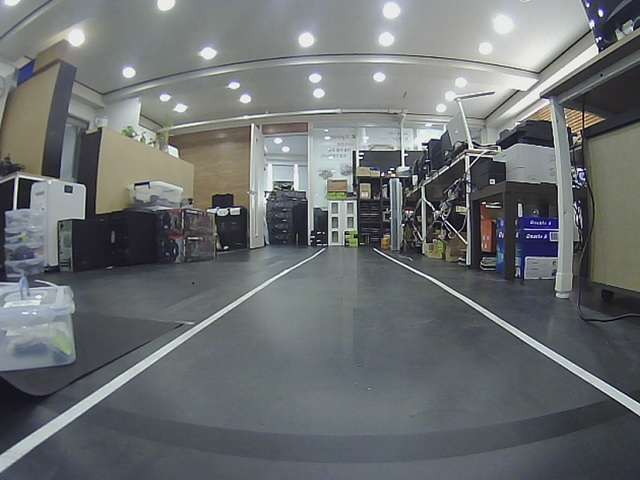
#> input picture src/study/ex_codes/opencv_ex/line_pic1.png, 640 x 480 px
$ python hls_example.py
#> lines starting #> are read from the running program, lines starting #| are printed output that depends on the picture; after the words box and inside, x2 and y2 are one past the last pixel; in counts of white or black regions, pixels touching at a corner belong together
#!/usr/bin/env python
# -*- coding: utf-8 -*-

import cv2
import numpy as np

image = cv2.imread('line_pic1.png')
#> image is the input picture: shape (480, 640, 3); mean B, G, R 112.7, 111.3, 107.2
blur_img = cv2.GaussianBlur(image,(5, 5), 0)

hls = cv2.cvtColor(blur_img, cv2.COLOR_BGR2HLS)
#> hls: shape (480, 640, 3); mean of channels 0, 1, 2 87.5, 110.3, 17.2
H, L, S = cv2.split(hls)
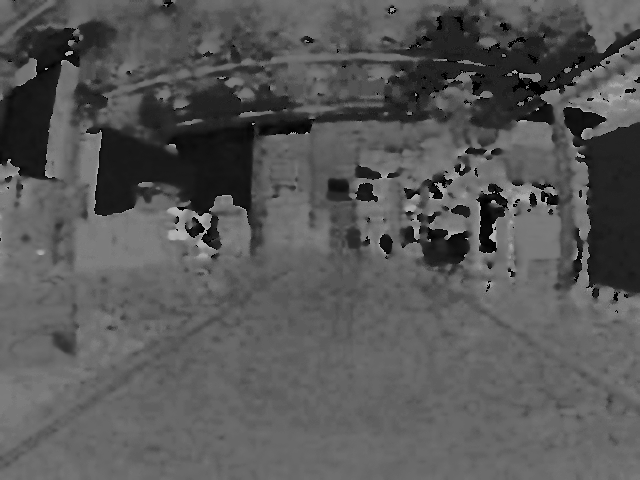
#> H: shape (480, 640); min 0, max 179, mean 87.5
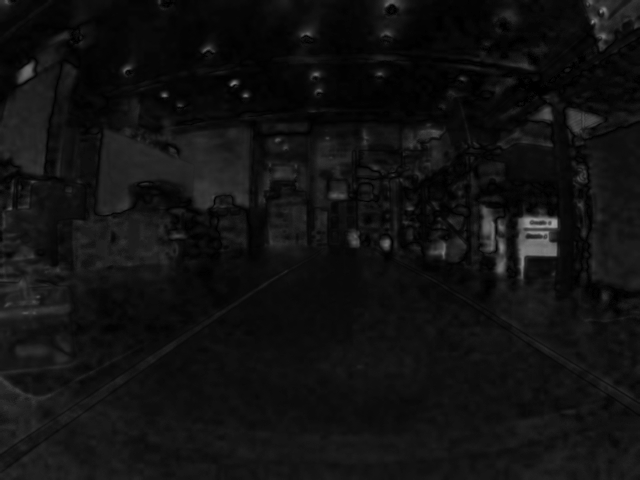
#> S: shape (480, 640); min 0, max 160, mean 17.2

_, H_img = cv2.threshold(H, 125, 255, cv2.THRESH_BINARY)
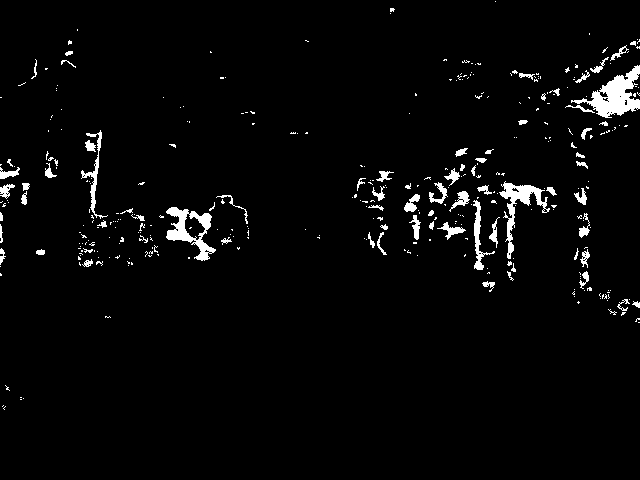
#> H_img: shape (480, 640); 3.1% white; 357 white regions (282 under 20 px), largest, box (x1, y1, x2, y2) and area: (571, 65, 640, 118) 1465, (166, 207, 216, 261) 1022, (499, 181, 550, 259) 932
_, L_img = cv2.threshold(L, 125, 255, cv2.THRESH_BINARY)
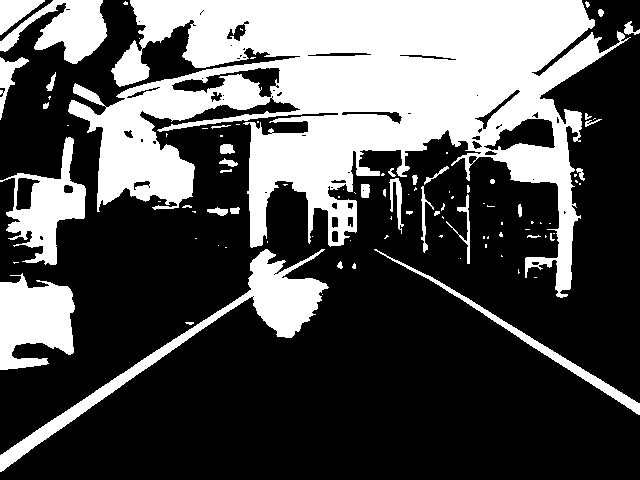
#> L_img: shape (480, 640); 32.6% white; 98 white regions (58 under 20 px), largest, box (x1, y1, x2, y2) and area: (68, 0, 631, 298) 74254, (0, 249, 329, 472) 7085, (0, 273, 75, 370) 5171
_, S_img = cv2.threshold(S, 125, 255, cv2.THRESH_BINARY)
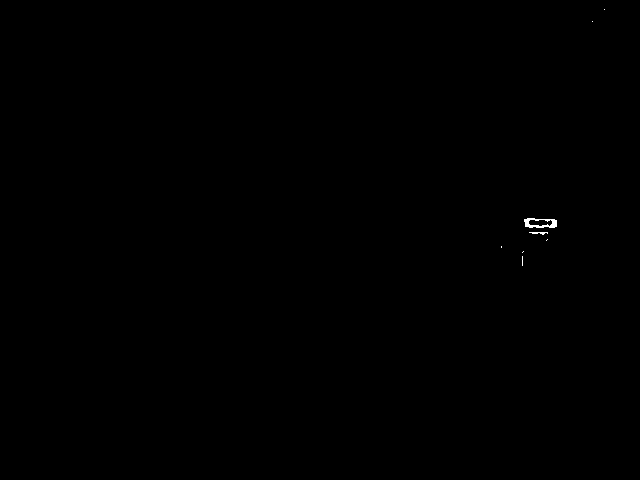
#> S_img: shape (480, 640); 0.07% white; 8 white regions (6 under 20 px), largest, box (x1, y1, x2, y2) and area: (524, 218, 557, 228) 179, (529, 232, 548, 235) 33

cv2.imshow('original', image)
cv2.imshow('HLS', hls)
cv2.imshow('H', H_img)
cv2.imshow('L', L_img)
cv2.imshow('S', S_img)

threshed_img = cv2.inRange(L, 125, 255)
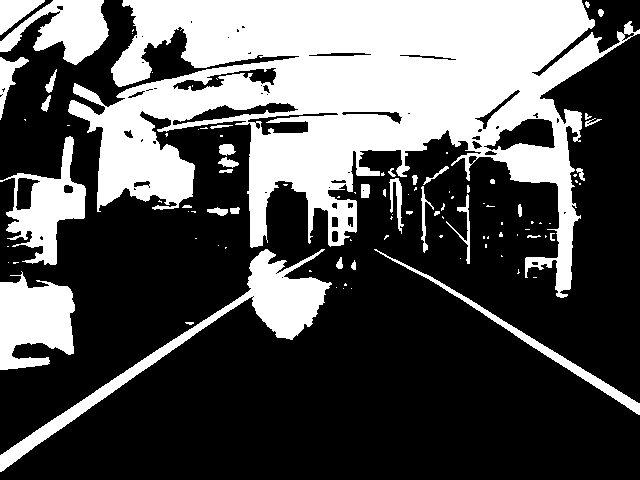
#> threshed_img: shape (480, 640); 33.5% white; 101 white regions (61 under 20 px), largest, box (x1, y1, x2, y2) and area: (68, 0, 640, 298) 76298, (0, 249, 332, 472) 7443, (0, 271, 75, 370) 5215
edge_img = cv2.Canny(np.uint8(threshed_img), 30, 60)
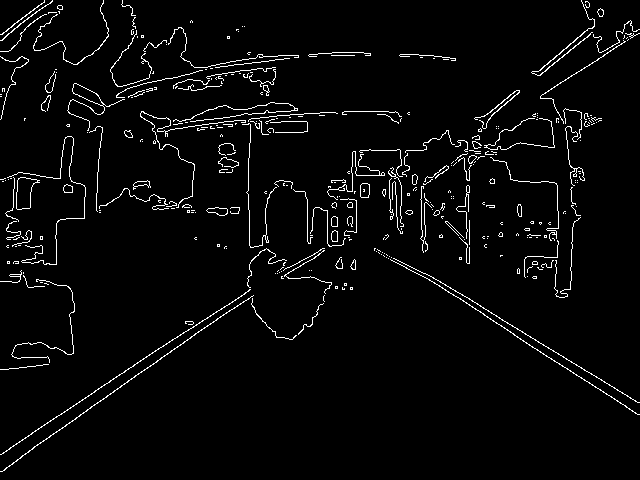
#> edge_img: shape (480, 640); 3.4% white in thin lines or dots

cv2.imshow('threshed L', threshed_img)
cv2.imshow('HLS Canny', edge_img)
cv2.waitKey()

$ run again, with src/study/ex_codes/opencv_ex/cars.png copied over src/study/ex_codes/opencv_ex/line_pic1.png
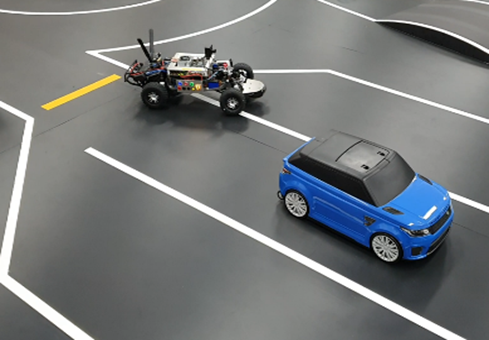
#> input picture src/study/ex_codes/opencv_ex/cars.png, 489 x 340 px
#> image is the input picture: shape (340, 489, 3); mean B, G, R 121.8, 120.7, 117.3
#> hls: shape (340, 489, 3); mean of channels 0, 1, 2 55.9, 120.1, 15.8
#> `_, H_img = cv2.threshold(H, 125, 255, cv2.THRESH_BINARY)`:
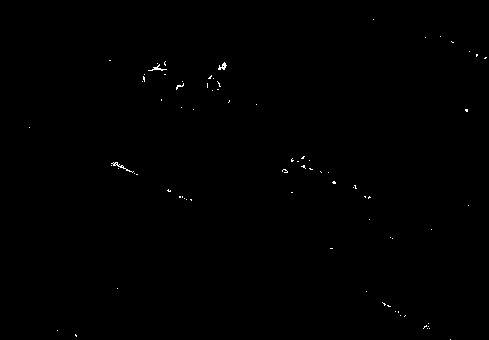
#> H_img: shape (340, 489); 0.21% white in thin lines or dots, all inside (x1, y1, x2, y2) = (29, 19, 487, 340)
#> L_img: shape (340, 489); 46.1% white; 25 white regions (18 under 20 px), largest, box (x1, y1, x2, y2) and area: (0, 0, 489, 340) 68970, (210, 261, 335, 340) 6022, (322, 144, 388, 174) 898
#> S_img: shape (340, 489); 5.1% white; 75 white regions (63 under 20 px), largest, box (x1, y1, x2, y2) and area: (280, 158, 452, 262) 6759, (0, 171, 27, 297) 568, (43, 75, 120, 110) 480
#> threshed_img: shape (340, 489); 47.4% white; 23 white regions (15 under 20 px), largest, box (x1, y1, x2, y2) and area: (0, 0, 489, 340) 70726, (209, 260, 337, 340) 6375, (320, 144, 388, 174) 920
#> `edge_img = cv2.Canny(np.uint8(threshed_img), 30, 60)`:
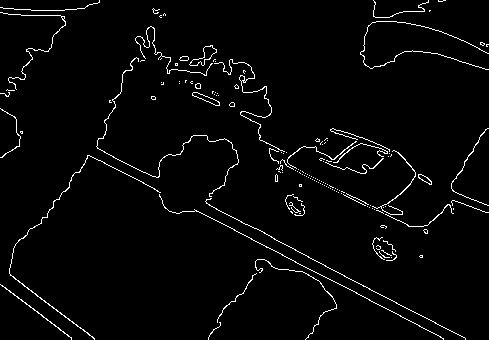
#> edge_img: shape (340, 489); 2.8% white in thin lines or dots

$ run again, with src/study/ex_codes/opencv_ex/exposure-100.png copied over src/study/ex_codes/opencv_ex/line_pic1.png
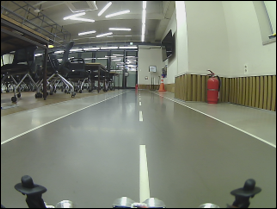
#> input picture src/study/ex_codes/opencv_ex/exposure-100.png, 277 x 209 px
#> image is the input picture: shape (209, 277, 3); mean B, G, R 114.3, 127.6, 122.8
#> hls: shape (209, 277, 3); mean of channels 0, 1, 2 49.5, 121.9, 22.1
#> `_, H_img = cv2.threshold(H, 125, 255, cv2.THRESH_BINARY)`:
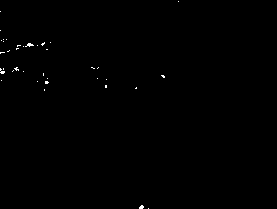
#> H_img: shape (209, 277); 0.26% white in thin lines or dots, all inside (x1, y1, x2, y2) = (0, 1, 179, 209)
#> L_img: shape (209, 277); 45.2% white; 22 white regions (11 under 20 px), largest, box (x1, y1, x2, y2) and area: (1, 91, 166, 209) 12878, (125, 0, 277, 84) 8774, (159, 93, 276, 148) 1775
#> S_img: shape (209, 277); 0.02% white in thin lines or dots, all inside (x1, y1, x2, y2) = (210, 83, 216, 94)
#> threshed_img: shape (209, 277); 45.9% white; 22 white regions (12 under 20 px), largest, box (x1, y1, x2, y2) and area: (1, 91, 166, 209) 13116, (111, 0, 277, 84) 8935, (159, 93, 276, 148) 1860
#> `edge_img = cv2.Canny(np.uint8(threshed_img), 30, 60)`:
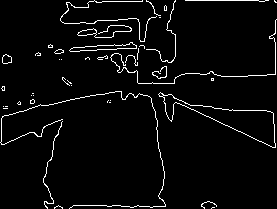
#> edge_img: shape (209, 277); 3.9% white in thin lines or dots
